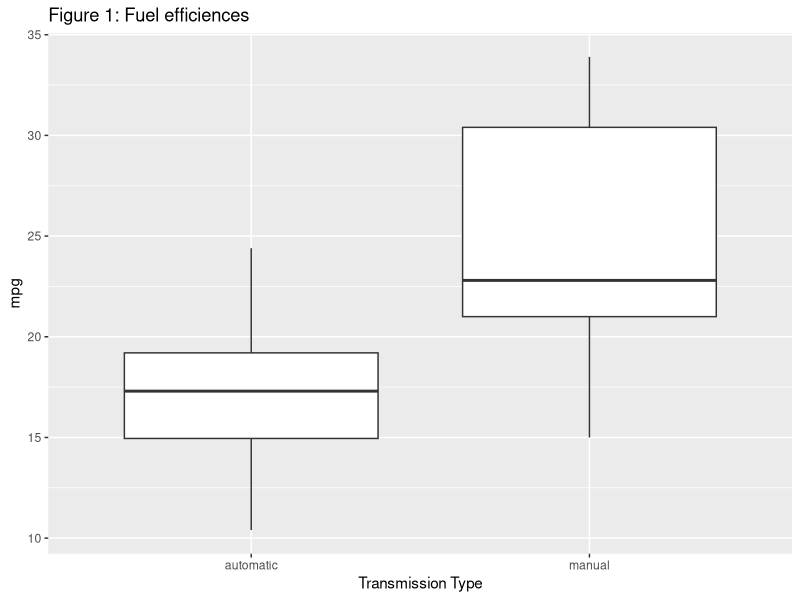

This chart was generated by the following R code: (Note: this script raises an error after producing the figure.)
data("mtcars")
library(ggplot2)
require(GGally)
cars <- mtcars
summary(cars)
str(cars)
cars$trans <- ifelse(cars$am == 0, "automatic", "manual")

##Figure 1
##0 => automatic, 1 => manual
g1 <- ggplot(cars, aes(x = as.factor(trans), y = mpg))
p1 <- g1 + geom_boxplot() +
        labs(title = "Figure 1: Fuel efficiences") +
        labs(x = "Transmission Type")
p1

##Look for strongest correlations
cor(cars$mpg, cars[,-12])
cor(cars$am, cars[,-12])


##Playing with models, none of variables are factors
fit1 <- lm(mpg ~ 1, data = cars)
add1(fit1, scope =cars[,-12], test = "F")

fit2 <- lm(mpg ~ wt, data = cars)
add1(fit2, scope = cars[,-12], test = "F")

##shouldn't use fit3...cyl not a factor variable
fit3 <- lm(mpg ~ wt + cyl, data = cars)
add1(fit3, scope = cars[,-12], test = "F")
summary(fit3)

fit3f <- lm(mpg ~ wt + as.factor(cyl), data = cars)
summary(fit3f)
anova(fit1, fit2, fit3f)
anova(fit1, fit2, fit3f, fit4)

fit3I <- lm(mpg ~ wt * as.factor(cyl), data = cars)
anova(fit1, fit2, fit3I)

##Now look for the effect of the transmission type
fit4 <- lm(mpg ~ wt + as.factor(cyl) + am, data = cars)
summary(fit4)##This shows that a manual trans increases MPG by 0.15
anova(fit3f, fit3I)

##Now try a log fit for wt
fit5 <- lm(mpg ~ log(wt) + as.factor(cyl) + am, data = cars)
summary(fit5)
anova(fit4, fit5)
##Model fit to log wt I think fits better, but I'm not going to bother

##Diagnostics on model fit4
plot(mpg ~ wt, data = cars, pch = 21, col = "black", bg =as.factor(cyl))
##Plot means of three groups
abline(h = mean(cars$mpg[cars$cyl == 4]), lwd = 3)
abline(h = mean(cars$mpg[cars$cyl == 6]), lwd = 3, col = "red")
abline(h = mean(cars$mpg[cars$cyl == 8]), lwd = 3, col = "dark green")
##Plot linear fit of mpg vs wt + cyl
abline(lm(mpg~wt+as.factor(cyl), data = cars), lwd = 2, col = "blue")
abline(lm(mpg~wt+as.factor(cyl)+ am, data = cars), lwd = 2, col = "purple")
abline(fit4$coef[1], fit4$coef[2])
abline(fit4$coef[1] + fit4$coef[3], fit4$coef[2], col = "red")
abline(fit4$coef[1] + fit4$coef[4], fit4$coef[2], col = "red")
abline(fit4, lwd = 5)
abline(fit3I)

##Residual diagnostics
par(mfrow = c(2,2)); plot(fit4)
round(hatvalues(fit4), 4)
round(dfbetas(fit4), 2)
par(mfrow = c(1,1))
plot(predict(fit4), resid(fit4), pch = 21)
abline(h = 0, lwd = 3)
plot(predict(fit3I), resid(fit3I), pch = 21)
range(resid(fit4))
range(resid(fit3I))

plot(mpg~wt, data = cars)
abline(lm(mpg~wt+am, data = cars))
abline(fit2)
summary(fit2)

plot(fit4, main = "Fig 2")

##Trying ggplot
cars$cyl <- factor(cars$cyl)
g2 <- ggplot(cars, aes(x = wt, y = mpg, colour = cyl))
p2 <- g2 + geom_point(size = 3) + 
        geom_smooth(method = lm, se = T, fullrange = F) +
        geom_abline(intercept = fit2$coef[1], slope = fit2$coef[2]) +
        geom_abline(intercept = fit2$coef[1] + fit4$coef[5], 
                    slope = fit2$coef[2], colour = "blue")
p2

g3 <- ggplot(cars, aes(x = wt, y = mpg, colour = trans, shape = cyl))
p3 <- g3 + geom_point(size = 3) + 
        geom_abline(intercept = fit4$coef[1], slope = fit4$coef[2]) +
        geom_abline(intercept = fit4$coef[1] + fit4$coef[5], 
                    slope = fit4$coef[2], colour = "blue")
p3

cars$cyl <- factor(cars$cyl)
g2 <- ggplot(cars, aes(x = wt, y = mpg, colour = cyl))
P2 <- g2 + geom_point(size = 3) + stat_smooth(method = lm, fullrange = T)
P2
library(grid)
multiplot(p2, p3, cols = 2)


##T-test to give 95% confidence interval
summary(fit4)
str(cars)
control <- as.numeric(fit4$coef[1])
TStat <- dt(control, df = 28)
TStat

0.15 + c(-1,1)* qt(0.975, df = 27) *1.3
summary((fit4))
